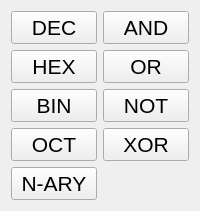
               <widget class="QWidget" name="page_10">
                <layout class="QVBoxLayout" name="verticalLayout_12">
                 <item>
                  <layout class="QGridLayout" name="gridLayout_4">
                   <item row="0" column="0">
                    <widget class="QPushButton" name="pushButton_dec">
                     <property name="sizePolicy">
                      <sizepolicy hsizetype="Minimum" vsizetype="Expanding">
                       <horstretch>0</horstretch>
                       <verstretch>0</verstretch>
                      </sizepolicy>
                     </property>
                     <property name="font">
                      <font>
                       <pointsize>16</pointsize>
                      </font>
                     </property>
                     <property name="text">
                      <string>DEC</string>
                     </property>
                    </widget>
                   </item>
                   <item row="2" column="1">
                    <widget class="QPushButton" name="pushButton_or">
                     <property name="sizePolicy">
                      <sizepolicy hsizetype="Minimum" vsizetype="Expanding">
                       <horstretch>0</horstretch>
                       <verstretch>0</verstretch>
                      </sizepolicy>
                     </property>
                     <property name="font">
                      <font>
                       <pointsize>16</pointsize>
                      </font>
                     </property>
                     <property name="text">
                      <string>OR</string>
                     </property>
                    </widget>
                   </item>
                   <item row="3" column="1">
                    <widget class="QPushButton" name="pushButton_not">
                     <property name="sizePolicy">
                      <sizepolicy hsizetype="Minimum" vsizetype="Expanding">
                       <horstretch>0</horstretch>
                       <verstretch>0</verstretch>
                      </sizepolicy>
                     </property>
                     <property name="font">
                      <font>
                       <pointsize>16</pointsize>
                      </font>
                     </property>
                     <property name="text">
                      <string>NOT</string>
                     </property>
                    </widget>
                   </item>
                   <item row="4" column="1">
                    <widget class="QPushButton" name="pushButton_xor">
                     <property name="sizePolicy">
                      <sizepolicy hsizetype="Minimum" vsizetype="Expanding">
                       <horstretch>0</horstretch>
                       <verstretch>0</verstretch>
                      </sizepolicy>
                     </property>
                     <property name="font">
                      <font>
                       <pointsize>16</pointsize>
                      </font>
                     </property>
                     <property name="text">
                      <string>XOR</string>
                     </property>
                    </widget>
                   </item>
                   <item row="4" column="0">
                    <widget class="QPushButton" name="pushButton_oct">
                     <property name="sizePolicy">
                      <sizepolicy hsizetype="Minimum" vsizetype="Expanding">
                       <horstretch>0</horstretch>
                       <verstretch>0</verstretch>
                      </sizepolicy>
                     </property>
                     <property name="font">
                      <font>
                       <pointsize>16</pointsize>
                      </font>
                     </property>
                     <property name="text">
                      <string>OCT</string>
                     </property>
                    </widget>
                   </item>
                   <item row="2" column="0">
                    <widget class="QPushButton" name="pushButton_hex">
                     <property name="sizePolicy">
                      <sizepolicy hsizetype="Minimum" vsizetype="Expanding">
                       <horstretch>0</horstretch>
                       <verstretch>0</verstretch>
                      </sizepolicy>
                     </property>
                     <property name="font">
                      <font>
                       <pointsize>16</pointsize>
                      </font>
                     </property>
                     <property name="text">
                      <string>HEX</string>
                     </property>
                    </widget>
                   </item>
                   <item row="3" column="0">
                    <widget class="QPushButton" name="pushButton_bin">
                     <property name="sizePolicy">
                      <sizepolicy hsizetype="Minimum" vsizetype="Expanding">
                       <horstretch>0</horstretch>
                       <verstretch>0</verstretch>
                      </sizepolicy>
                     </property>
                     <property name="font">
                      <font>
                       <pointsize>16</pointsize>
                      </font>
                     </property>
                     <property name="text">
                      <string>BIN</string>
                     </property>
                    </widget>
                   </item>
                   <item row="0" column="1">
                    <widget class="QPushButton" name="pushButton_and">
                     <property name="sizePolicy">
                      <sizepolicy hsizetype="Minimum" vsizetype="Expanding">
                       <horstretch>0</horstretch>
                       <verstretch>0</verstretch>
                      </sizepolicy>
                     </property>
                     <property name="font">
                      <font>
                       <pointsize>16</pointsize>
                      </font>
                     </property>
                     <property name="text">
                      <string>AND</string>
                     </property>
                    </widget>
                   </item>
                   <item row="5" column="0">
                    <widget class="QPushButton" name="pushButton_n_ary">
                     <property name="sizePolicy">
                      <sizepolicy hsizetype="Minimum" vsizetype="Expanding">
                       <horstretch>0</horstretch>
                       <verstretch>0</verstretch>
                      </sizepolicy>
                     </property>
                     <property name="font">
                      <font>
                       <pointsize>16</pointsize>
                      </font>
                     </property>
                     <property name="text">
                      <string>N-ARY</string>
                     </property>
                    </widget>
                   </item>
                  </layout>
                 </item>
                </layout>
               </widget>
